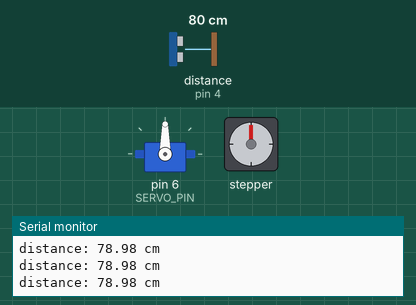
Recording of a sketch running on a simulated Arduino Uno, built with avr-gcc and run on an emulated ATmega328P. Shown: servo, stepper motor, the last lines printed to the serial monitor. Wiring (inferred from the names in the program): ultrasonic range finder: trigger pin 3; echo pin 4. Inputs (shaded band) come from the test bench; at power-on: distance to the obstacle (sensor on pin 4) 80 cm. The echo pulse lasts 58.3 µs per cm; stepper angles assume 2038 steps per turn.

Above: at 1.3 s.
1.4 s: distance to the obstacle (sensor on pin 4) set to 7 cm
2.9 s: distance to the obstacle (sensor on pin 4) set to 4 cm
At 3.18 s:
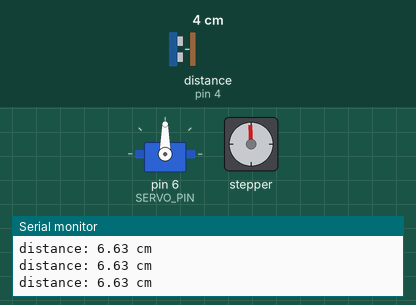
At 28.4 s:
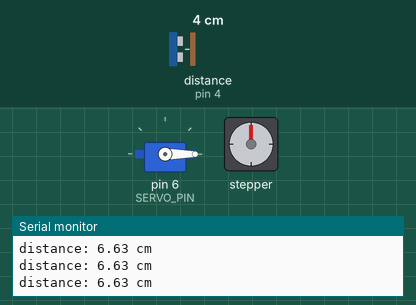
Timing chart, 0 to 30.6 s (numbered marks = the images above; inputs shaded):
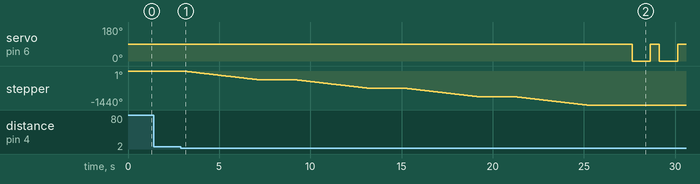

The sketch:

Experiment_6_Trash.ino
```cpp
#include <Servo.h>
#include <Stepper.h>

const int SERVO_PIN = 6;
const int trigPin = 3;
const int echoPin = 4;
const int DISTANCE_THRESHOLD = 5;
const int DISTANCE_COMPACT = 50000;
const int stepsPerRevolution = 2038;

Servo myservo;
Stepper myStepper = Stepper(stepsPerRevolution, 8, 10, 9, 11);


float duration_us, distance_cm;

void setup() {
  pinMode(trigPin, OUTPUT);
  pinMode(echoPin, INPUT);
  Serial.begin(9600);

  myservo.attach(SERVO_PIN);
  myservo.write(90);
}
void loop() {

  sonar_Sense();
  if(distance_cm < DISTANCE_THRESHOLD){
    for (int x =0; x < 4; x++) {
      stepper_Backward();
    }
    delay(500);
    myservo.write(0);
    delay(1000);
    myservo.write(90);
    delay(500);
    myservo.write(0);
    delay(1000);
    myservo.write(90);
    delay(500);
    myservo.write(0);
    delay(1000);
    myservo.write(90);
    delay(500);
    for (int x =0; x < 4; x++) {
      stepper_Forward();
    }
    delay(500);
  }

  // print the value to Serial Monitor
  Serial.print("distance: ");
  Serial.print(distance_cm);
  Serial.println(" cm");

  delay(500);
}
void sonar_Sense() {
  digitalWrite(trigPin, HIGH);
  delayMicroseconds(10);
  digitalWrite(trigPin, LOW);
  duration_us = pulseIn(echoPin, HIGH);
  distance_cm = 0.017 * duration_us;
}

void stepper_Forward() {
  myStepper.setSpeed(15);
	myStepper.step(stepsPerRevolution);
  delay(2000);
}

void stepper_Backward() {
  myStepper.setSpeed(15);
	myStepper.step(-stepsPerRevolution);
  delay(2000);
}
```

Measured:
- the behaviour switches between 6 and 5 cm on distance to the obstacle (sensor on pin 4) (found by bisection; images 0 and 1)
- after the input at 2.9 s, servo on pin 6 (SERVO_PIN): alternates 90° for 0.50 s and 0° for 1.0 s, starting after 24.7 s; stepper: turns 360° counter-clockwise in 4.0 s, repeating every 6.0 s
